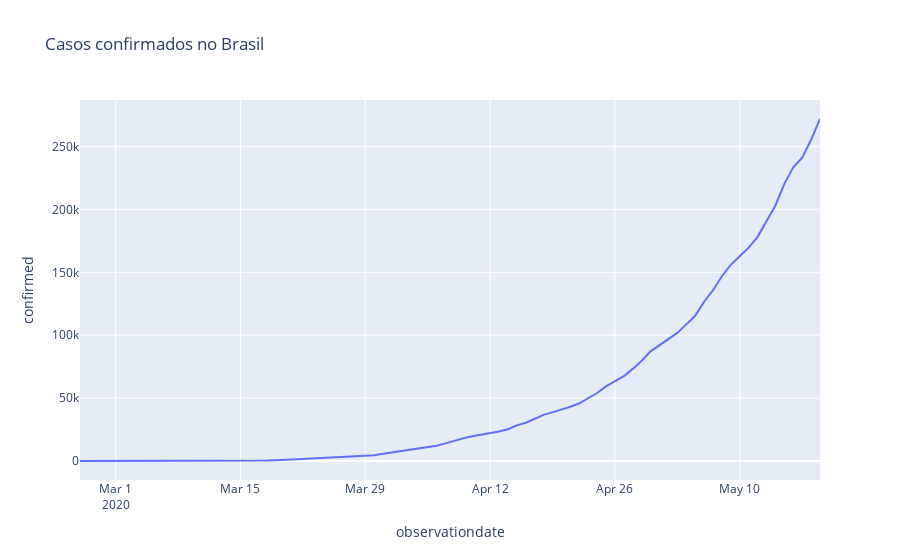

Write notebook code for a chart like this one.
### Markdown cell above
# Casos Confirmados

### Code cell
# Gráfico da evolução de casos confirmados

px.line(brazil, 'observationdate', 'confirmed', title='Casos confirmados no Brasil')
